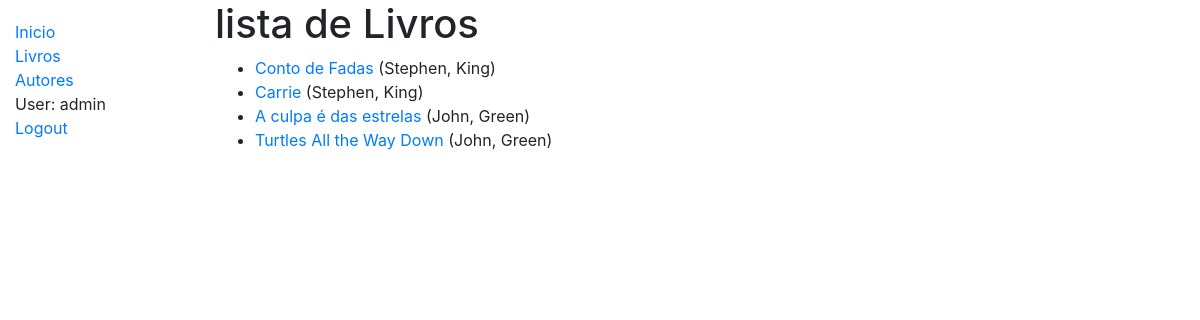
Page /catalogos/livros/ (signed in) on the earlier database version.
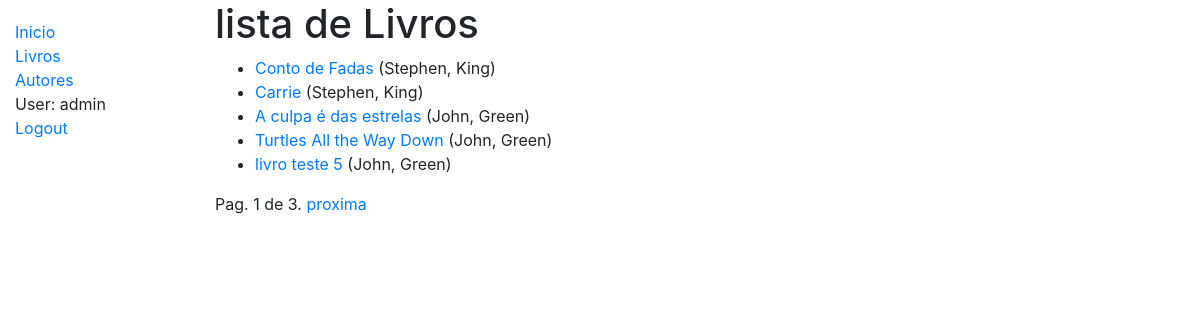
Same page on the later database version.
### catalogos/models.py (models this page shows, shortened)
class Livro(models.Model):
    titulo = models.CharField(max_length=200, verbose_name="Titulo do livro"    )
    autor = models.ForeignKey('Autor', on_delete=models.SET_NULL, null=True)
    sumario = models.TextField(max_length=1000, help_text='digite uma breve descrição do livro')
    isbn = models.CharField('ISBN', max_length=13, help_text='13 caracteres <a href="https://www.isbn-international.org/content/what-isbn">ISBN number</a>')
    genero = models.ManyToManyField(Genero, help_text='selecione o(s) genero(s) do livro')
    idioma = models.ForeignKey('Idioma', on_delete=models.SET_NULL, null=True)
    def get_absolute_url(self):
        return reverse('livro-detalhe', args=[str(self.id)])
    def display_genero(self):
        return ', '.join(genero.nome for genero in self.genero.all()[:3])
    display_genero.short_description = 'Genero'

class Autor(models.Model):
    nome = models.CharField(max_length=100)
    sobrenome = models.CharField(max_length=100)
    dataNascimento = models.DateField(null=True, blank=True)
    dataMorte = models.DateField('Morto', null=True, blank=True)
    class Meta:
        ordering = ['nome', 'sobrenome']
    def __str__(self):
        return f'{self.nome}, {self.sobrenome}'

### catalogos/views.py (the view)
# urls.py: path('livros/', views.LivroListView.as_view(), name='livros'),
class LivroListView(LoginRequiredMixin, generic.ListView):
    model = Livro
    context_object_name = 'livrosLista'
    queryset = Livro.objects.all()
    template_name = 'catalogos/livrosLista.html'
    paginate_by = 5

### catalogos/templates/catalogos/livrosLista.html
{% extends "base.html" %}
{% block content %}
  <h1>lista de Livros</h1>
  {% if livrosLista %}
  <ul>
    {% for livro in livrosLista %}
      <li>
        <a href="{{ livro.get_absolute_url }}">{{ livro.titulo }}</a> ({{livro.autor}})
      </li>
    {% endfor %}
  </ul>
  {% else %}
    <p>Não há livros na biblioteca.</p>
  {% endif %}
{% endblock %}

### catalogos/templates/base.html (shortened to what this page needs)
<!DOCTYPE html>
<html lang="pt-BR">
<head>
  <link rel="stylesheet" href="https://stackpath.bootstrapcdn.com/bootstrap/4.1.3/css/bootstrap.min.css">
  {% load static %}
  <link rel="stylesheet" href="{% static 'css/styles.css' %}">
</head>
<body>
  <div class="container-fluid">
    <div class="row">
      <div class="col-sm-2">
      {% block sidebar %}
        <ul class="sidebar-nav">
          <li><a href="{% url 'index' %}">Inicio</a></li>
          <li><a href="{% url 'livros' %}">Livros</a></li>
          <li><a href="{% url 'autores' %}">Autores</a></li>
          {% if user.is_authenticated %}
            <li>User: {{ user.get_username }}</li>
            <li><a href="{% url 'logout'%}?next={{request.path}}">Logout</a></li>
          {% else %}
            <li><a href="{% url 'login'%}?next={{request.path}}">Login</a></li>
          {% endif %}
        </ul>
      {% endblock %}
      </div>
      <div class="col-sm-10 ">{% block content %}{% endblock %}
        {% block pagination %}
          {% if is_paginated %}
              <div class="pagination">
                  <span class="page-links">
                      <span class="page-current">
                          Pag. {{ page_obj.number }} de {{ page_obj.paginator.num_pages }}.
                      </span>
                      {% if page_obj.has_next %}
                          <a href="{{ request.path }}?page={{ page_obj.next_page_number }}">proxima</a>
                      {% endif %}
                  </span>
              </div>
          {% endif %}
        {% endblock %}
      </div>
    </div>
  </div>
</body>
</html>

Differences in the rows shown:
added Livro: titulo "livro teste 5", autor "John, Green"
Other differences:
{{ page_obj.number }}: (not shown) → "1"
{{ page_obj.paginator.num_pages }}: (not shown) → "3"
text now shown: "Pag. de . proxima"
